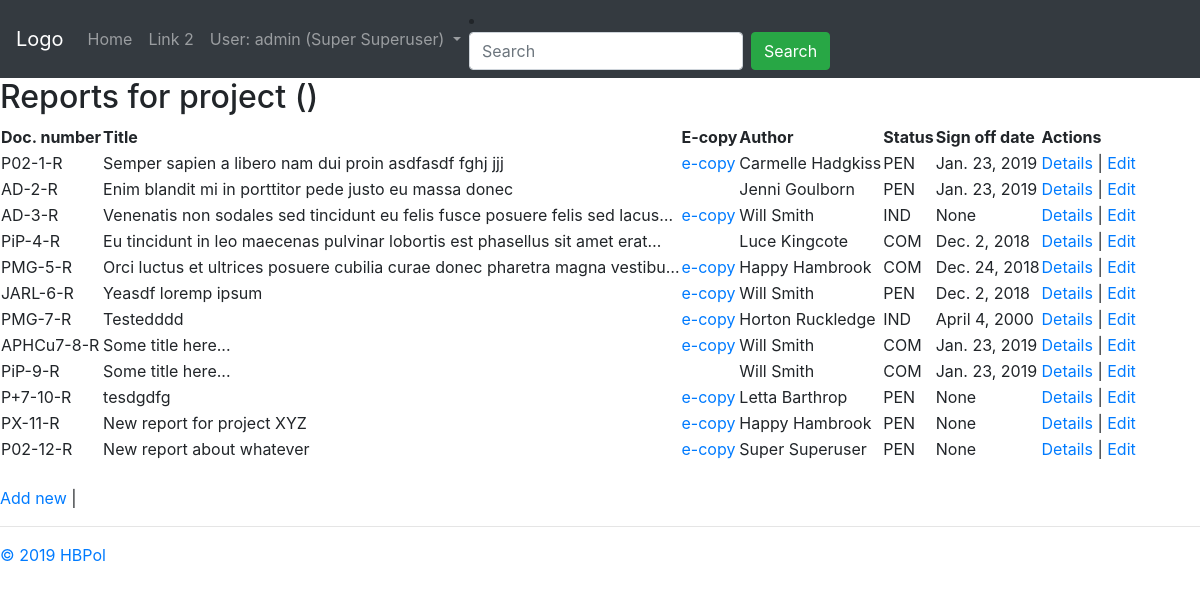
The app's page /coreapp/report/ (signed in), older data.
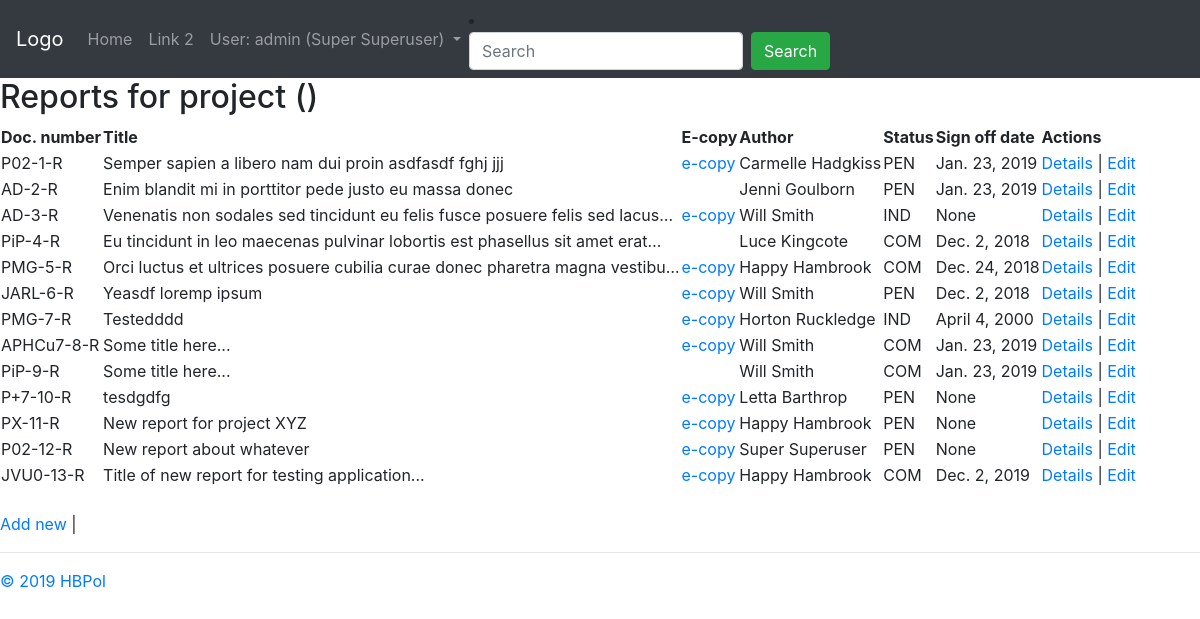
The same page, newer data.
### coreapp/models.py (models this page shows, shortened)
class Document(models.Model):
    author = models.ForeignKey(settings.AUTH_USER_MODEL, on_delete=models.SET_NULL, blank=True, null=True, verbose_name="Main author")
    project = models.ForeignKey(Project, on_delete=models.SET_NULL, blank=True, null=True, verbose_name="Associated project")
    title = models.TextField("Document title")
    location = models.ForeignKey(Location, on_delete=models.SET_NULL, blank=True, null=True, verbose_name="Hard copy location")
    document_code = models.CharField("Document code (e.g. study plan, report... )", max_length=3, choices=DOCUMENT_CODE, default='OTH')
    efile = models.FileField("Scanned copy", upload_to='uploads/', null=True, blank=True)
    class Meta:
        abstract = True

class Report(Document):
    study_plan = models.ManyToManyField(StudyPlan, verbose_name="Study plan(s)") # It is assumed each report has one study plan only (many-to-one)
    status = models.CharField("Document status", max_length=3, choices=DOCUMENT_STATUS, default='PEN')
    document_code = 'R'
    sign_date = models.DateField("Sign-off date", null=True, blank=True)

class Project(models.Model):
    name = models.CharField("Project name", max_length=128)
    leader = models.ForeignKey(settings.AUTH_USER_MODEL, on_delete=models.SET_NULL, blank=True, null=True, verbose_name="Project leader")
    prefix = models.CharField("Project code", max_length=8)

class User (AbstractUser):
    date_left = models.DateField(null=True, blank=True)
    def __str__(self):
        return self.get_full_name()

### coreapp/views.py (the view)
# urls.py: path('report/', views.report_list, name='report-list'),
@login_required
def report_list(request):
    reports = Report.objects.all()
    context = {'reports': reports, 'page_title': 'R&D EPI | Reports'}
    return render(request, 'coreapp/report_list.html', context)

### coreapp/templates/coreapp/report_list.html
{% extends 'coreapp/base_generic.html' %}
{% block content %}
	{% include 'coreapp/report_list_core.html' %}
{% endblock %}

### coreapp/templates/coreapp/report_list_core.html (shortened to what this page needs)
	<h2>Reports for project {{ project.name }} ({{ project.prefix }})</h2>
	<table>
		<thead>
			<th>Doc. number</th>
			<th>Title</th>
			<th>E-copy</th>
			<th>Author</th>
			<th>Status</th>
			<th>Sign off date</th>
			<th>Actions</th>
		</thead>
		{% for report in reports %}
		<tr>
			<td>{{ report.project.prefix }}-{{ report.id }}-{{ report.document_code }}</td>
			<td>{{ report.title|truncatechars:75 }}</td>
			<td>
			{% if report.efile %}
				<a href="{{ MEDIA_URL }}{{ report.efile }}">e-copy</a>
			{% endif %}
			</td>
			<td>{{ report.author }}</td>
			<td>{{ report.status }}</td>
			<td>{{ report.sign_date }}</td>
			<td><a href="{% url 'report-detail' report.id %}">Details</a> | <a href="{% url 'report-edit' report.id %}">Edit</a></td>
		</tr>
		{% endfor %}
	</table>
	<br>
	<a href="{% url 'report-create' %}">Add new</a> |

Row changes from the older to the newer data that the page shows:
added Report: project.prefix "JVU0", id "13", document_code "R", title "Title of new report for testing application...", author "Happy Hambrook", status "COM", sign_date "Dec. 2, 2019"
